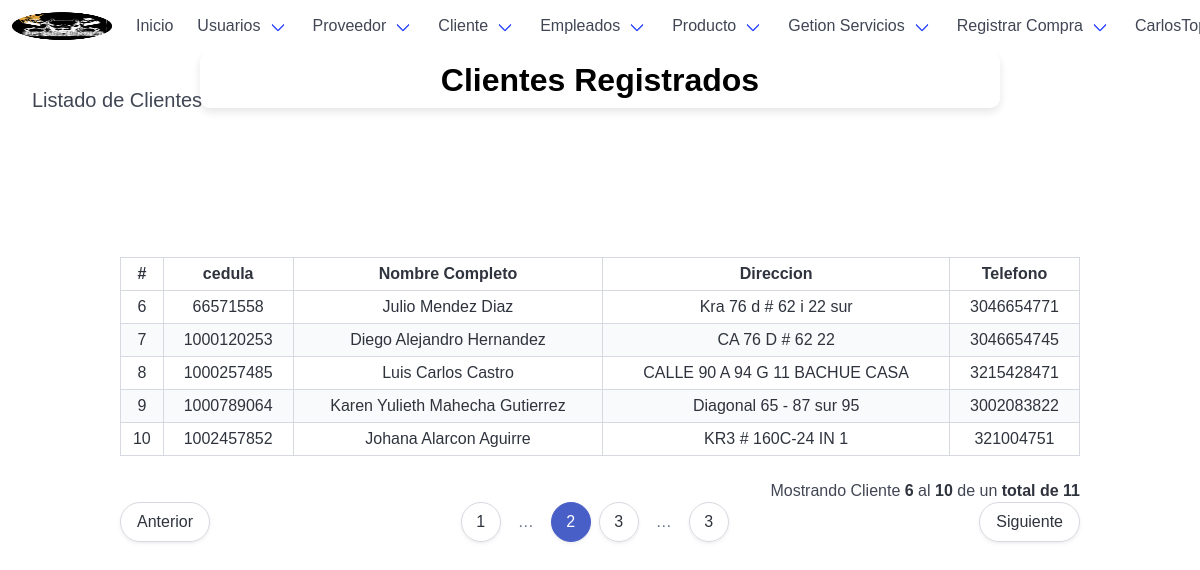
Screenshot of /customerList/2/ (signed in) with the database file from the repository.
### tables this page shows
CREATE TABLE `cliente` (
  `cedula` int(20) NOT NULL,
  `nom_cliente` varchar(50) NOT NULL,
  `ape_cliente` varchar(50) NOT NULL,
  `telefono` bigint(15) NOT NULL,
  `direccion` varchar(70) NOT NULL
);

### app/controllers/customerController.php (the view, shortened to what this page needs)
<?php
	class customerController extends mainModel{
		public function listarClienteControlador($pagina, $registros, $url, $busqueda) {
			$pagina = $this->limpiarCadena($pagina);
			$registros = $this->limpiarCadena($registros);
			$url = $this->limpiarCadena($url);
			$url = APP_URL . $url . "/";
			$busqueda = $this->limpiarCadena($busqueda);
			$tabla = "";
			$pagina = (isset($pagina) && $pagina > 0) ? (int)$pagina : 1;
			$inicio = ($pagina > 0) ? (($pagina * $registros) - $registros) : 0;
			if (isset($busqueda) && $busqueda != "") {
				$consulta_datos = "SELECT * FROM cliente WHERE (cedula LIKE '%$busqueda%' OR nom_proveedor LIKE '%$busqueda%') ORDER BY cedula ASC LIMIT $inicio, $registros";
				$consulta_total = "SELECT COUNT(cedula) FROM cliente WHERE (cedula LIKE '%$busqueda%' OR cedula LIKE '%$busqueda%')";
			} else {
				$consulta_datos = "SELECT * FROM cliente ORDER BY cedula ASC LIMIT $inicio, $registros";
				$consulta_total = "SELECT COUNT(cedula) FROM cliente";
			}
			$datos = $this->ejecutarConsulta($consulta_datos);
			$datos = $datos->fetchAll();
			$total = $this->ejecutarConsulta($consulta_total);
			$total = (int)$total->fetchColumn();
			$numeroPaginas = ceil($total / $registros);
			$tabla .= '
				<div class="table-container">
				<table class="table is-bordered is-striped is-narrow is-hoverable is-fullwidth">
					<thead>
						<tr>
							<th class="has-text-centered">#</th>
							<th class="has-text-centered">cedula</th>
							<th class="has-text-centered">Nombre Completo</th>
							<th class="has-text-centered">Direccion</th>
							<th class="has-text-centered">Telefono</th>
						</tr>
					</thead>
					<tbody>
			';
			if ($total >= 1 && $pagina <= $numeroPaginas) {
				$contador = $inicio + 1;
				$pag_inicio = $inicio + 1;
				foreach ($datos as $rows) {
					$tabla .= '
						<tr class="has-text-centered">
							<td>' . $contador . '</td>
							<td>' . $rows['cedula'] . '</td>
							<td>' . $rows['nom_cliente'] . ' '.$rows['ape_cliente'].'</td>
							<td>' . $rows['direccion'] . '</td>
							<td>' . $rows['telefono'] . '</td>
							<!--<td>
								<a href="' . APP_URL . 'customerUpdate/' . $rows['cedula'] . '/" class="button is-success is-rounded is-small">Actualizar</a>
							</td>-->
						</tr>
					';
					$contador++;
				}
				$pag_final = $contador - 1;
			}
			$tabla .= '</tbody></table></div>';
			if ($total >= 1 && $pagina <= $numeroPaginas) {
				$tabla .= '<p class="has-text-right">Mostrando Cliente <strong>' . $pag_inicio . '</strong> al <strong>' . $pag_final . '</strong> de un <strong>total de ' . $total . '</strong></p>';
				$tabla .= $this->paginadorTablas($pagina, $numeroPaginas, $url, 10);
			}
			return $tabla;
		}
	}

### app/views/css/estilos.css (style rules this page uses)
body,html { height: 100%; width: 100%; }

### app/views/css/informationshop.css (style rules this page uses)
body { margin: 0; padding: 0; font-family: Arial, sans-serif; box-sizing: border-box; overflow-x: hidden; }
p, ul, li { font-size: 1em; line-height: 1.4; }

### rows the page displays
cliente: cedula "66571558", nom_cliente "Julio", ape_cliente "Mendez Diaz", direccion "Kra 76 d # 62 i 22 sur", telefono "3046654771"
cliente: cedula "1000120253", nom_cliente "Diego Alejandro", ape_cliente "Hernandez", direccion "CA 76 D # 62 22", telefono "3046654745"
cliente: cedula "1000257485", nom_cliente "Luis Carlos", ape_cliente "Castro", direccion "CALLE 90 A 94 G 11 BACHUE CASA", telefono "3215428471"
cliente: cedula "1000789064", nom_cliente "Karen Yulieth", ape_cliente "Mahecha Gutierrez", direccion "Diagonal 65 - 87 sur 95", telefono "3002083822"
cliente: cedula "1002457852", nom_cliente "Johana", ape_cliente "Alarcon Aguirre", direccion "KR3 # 160C-24 IN 1", telefono "321004751"

### other values shown
$pag_inicio "6"
$pag_final "10"
$total "11"
$numeroPaginas "3"
